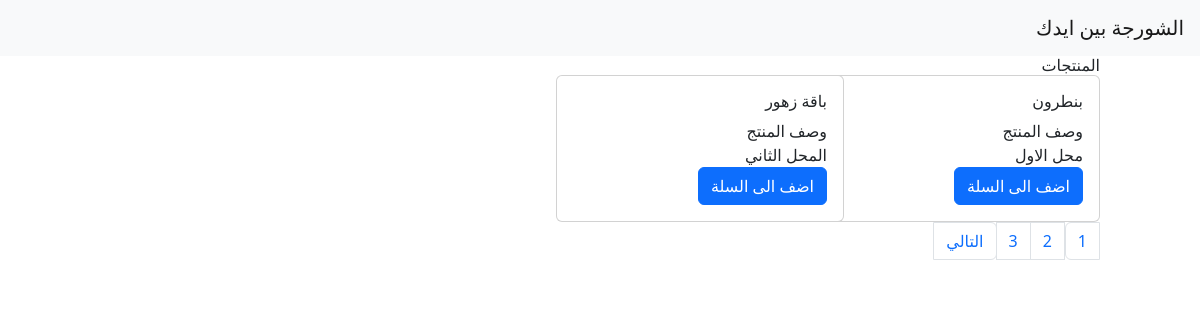
Before: / with the older database file.
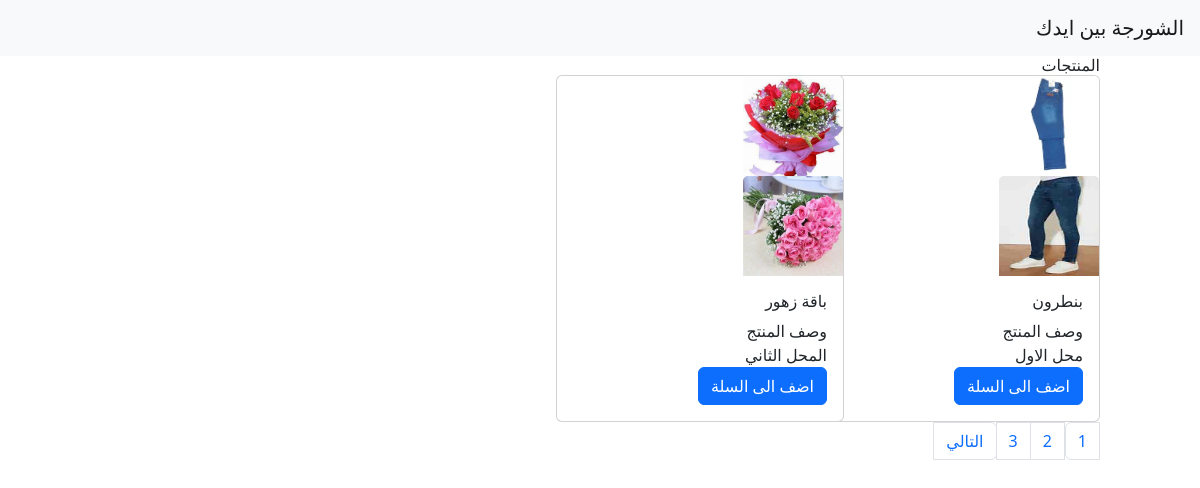
After: the same page with the newer database file.
### jumla/models.py (models this page shows, shortened)
class Product(models.Model):
    ProductName = models.CharField(max_length=255)
    Size = models.CharField(max_length=255)
    price = models.DecimalField(max_digits=12, decimal_places=2)
    description = models.CharField(max_length=255)
    shopOwner = models.ForeignKey(Shop, on_delete=models.CASCADE, related_name="shop_products")
    Date = models.DateTimeField(default=timezone.now)
    Available = models.BooleanField(default=True)
    Category = models.ForeignKey(Category, on_delete=models.CASCADE, related_name="product_Category")

class Shop(models.Model):
    shopName = models.CharField(max_length=255)
    shopOwner = models.OneToOneField(User, on_delete=models.CASCADE, related_name="shopOwner")
    def __str__(self):
        return f"{self.shopName}"

class product_Images(models.Model):
    image = models.ImageField(upload_to="images/", null=True)
    product = models.ForeignKey(Product, on_delete=models.CASCADE, related_name="Image_Product")

### jumla/views/shopper.py (the view)
# urls.py: 2. Add a URL to urlpatterns:  path('', views.home, name='home')
def home(request):
    products = Product.objects.all()
    img = product_Images.objects.all()
    paginator_element = MyPaginator(products, 2)
    page_number = request.GET.get('page')
    page_elements = paginator_element.get_pages(page_number)
    context = {"images": img, "page_elements": page_elements[1], "page_nums": page_elements[0]}
    return render(request, "jumla/shopper/home.html", context)

### jumla/utilities/paginator.py (called while the page is built)
    def get_pages(self, page):
        self.page_nums = "a" * self.items.get_page(page).paginator.num_pages
        self.pages = self.items.get_page(page)
        return self.page_nums, self.pages

### jumla/templates/jumla/shopper/home.html (shortened to what this page needs)
{% extends 'jumla/base/base.html' %}
{% load static %}
{% block content %}
<h1>المنتجات</h1>
<div class="row">
    {% for product in page_elements %}
        <div class="col-3">
               <div class="card" style="width: 18rem;">
                    {% for image in images %}
                        {% if product.id == image.product_id %}
                        <img src="{{ image.image.url }}" style="width: 100px; height: 100px" class="card-img-top" alt="...">
                        {% endif %}
    {% endfor %}
                  <div class="card-body">
                    <h5 class="card-title">{{ product.ProductName }}</h5>
                    <p class="card-text">{{ product.description }}</p>
                    <p class="card-text">{{ product.shopOwner }}</p>
                    <a href="#" id="{{ product.id }}" class="btn btn-primary">اضف الى السلة</a>
                  </div>
            </div>
        </div>
    {% endfor %}
</div>
    {% include 'jumla/base/paginator.html' %}
{% endblock content %}

### jumla/templates/jumla/base/base.html (shortened to what this page needs)
<!DOCTYPE html>
{% load static %}
<html lang="ar" dir="rtl">
<head>
<link href="https://cdn.jsdelivr.net/npm/bootstrap@5.2.0-beta1/dist/css/bootstrap.min.css" rel="stylesheet">
{% include 'jumla/base/header.html' %}
</head>
<body>
{% include 'jumla/base/navbar.html' %}
<div class="container">
     {% block content %}
    {% endblock %}
</div>
</body>
</html>

### jumla/templates/jumla/base/header.html (shortened to what this page needs)
    <script src="https://cdn.tailwindcss.com"></script>

### jumla/templates/jumla/base/navbar.html (shortened to what this page needs)
<nav class="navbar navbar-expand-lg navbar-light bg-light">
  <a class="navbar-brand" href="#">الشورجة بين ايدك</a>
</nav>

### jumla/templates/jumla/base/paginator.html (shortened to what this page needs)
 <nav aria-label="Page navigation">
  <ul class="pagination">
  {% for i in page_nums %}
    <li class="page-item"><a class="page-link" href="?page={{ forloop.counter  }}">{{ forloop.counter }}</a></li>
  {% endfor %}
      {% if page_elements.has_next %}
 <li class="page-item"><a class="page-link" href="?page={{ pages.next_page_number }}">التالي</a></li>
  {% endif %}
  </ul>
</nav>

Changed rows visible on the page:
added product_Images: image (picture), shown under Product "بنطرون"
added product_Images: image (picture), shown under Product "بنطرون"
added product_Images: image (picture), shown under Product "باقة زهور"
added product_Images: image (picture), shown under Product "باقة زهور"
